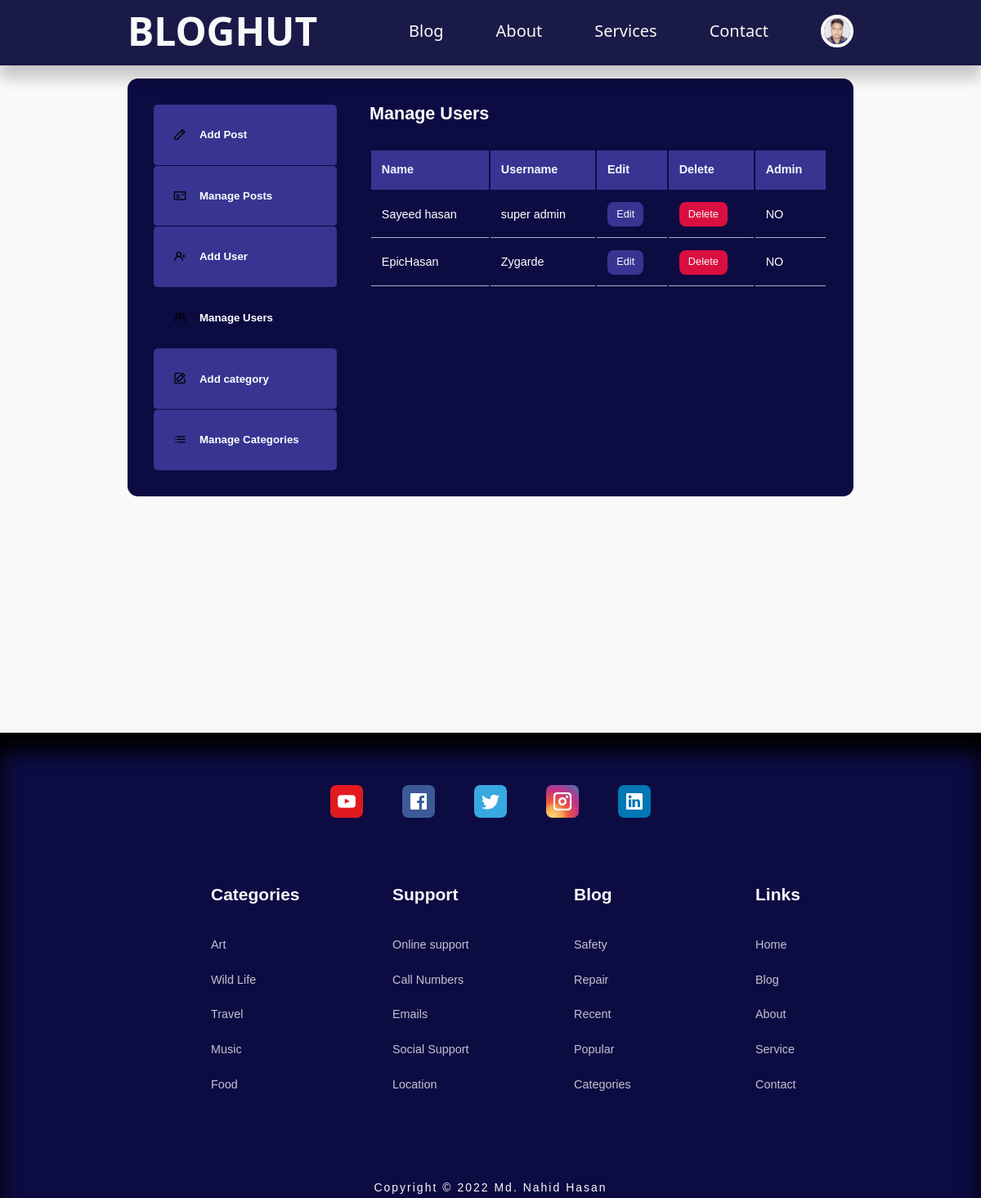
/admin/manage-users.php (signed in), run on the app's committed database.
### tables this page shows
CREATE TABLE `users` (
  `id` int(11) UNSIGNED NOT NULL,
  `firstname` varchar(50) NOT NULL,
  `lastname` varchar(50) NOT NULL,
  `username` varchar(50) NOT NULL,
  `email` varchar(100) NOT NULL,
  `password` varchar(255) NOT NULL,
  `avatar` varchar(255) NOT NULL,
  `is_admin` tinyint(1) NOT NULL
);

### admin/partials/header.php (called while the page is built, shortened)
<?php
    include'../partials/header.php';
?>

### admin/manage-users.php (the view, shortened to what this page needs)
<?php
    include'partials/header.php';
    $current_admin_id = $_SESSION['user-id'];
    $query = "select * from users where not id='$current_admin_id'";
    $users = mysqli_query($con, $query);
?>
    <section class="admin">
        <div class="dashboard ">
        <div class="container dashboard-container">
           <aside>
            <ul>
                <li>
                    <a href="add-post.php"><i class="uil uil-pen"></i>
                        <h5>Add Post</h5>
                    </a>
                </li>
                <li>
                    <a href="index.php"><i class="uil uil-postcard"></i>
                        <h5>Manage Posts</h5>
                    </a>
                </li>
                <?php if(isset($_SESSION['user_is_admin'])): ?>
                <li>
                    <a href="add-user.php"><i class="uil uil-user-plus"></i>
                        <h5>Add User</h5>
                    </a>
                </li>
                <li>
                    <a href="manage-users.php" class="active"><i class="uil uil-users-alt"></i>
                        <h5>Manage Users</h5>
                    </a>
                </li>
                <li>
                    <a href="add-category.php"><i class="uil uil-edit"></i>
                        <h5>Add category</h5>
                    </a>
                </li>
                <li>
                    <a href="manage-categories.php" ><i class="uil uil-list-ul"></i>
                        <h5>Manage Categories</h5>
                    </a>
                </li>
                <?php endif ?>
            </ul>
           </aside>
           <main>
            <h2>Manage Users</h2>
            <?php if(mysqli_num_rows($users)>0): ?>
            <table>
                <thead>
                    <th>Name</th>
                    <th>Username</th>
                    <th>Edit</th>
                    <th>Delete</th>
                    <th>Admin</th>
                </thead>
                <tbody>
                    <?php while($user = mysqli_fetch_assoc($users)): ?>
                    <tr>
                        <td><?= "{$user['firstname']}{$user['lastname']}" ?></td>
                        <td><?= $user['username'] ?></td>
                        <td><a href="edit-user.php?id=<?= $user['id'] ?>" class="btn sm">Edit</a></td>
                        <td><a href="delete-user.php?id=<?= $user['id'] ?>" class="btn sm danger">Delete</a></td>
                        <td><?= $user['is_admin']? 'YES':'NO' ?></td>
                    </tr>
                    <?php endwhile ?>
                </tbody>
            </table>
            <?php else : ?>
                <div class="alert-message error"><?= "No users found."?></div>
                <?php endif ?>
           </main>
        </div>
        </div>
    </section>
    <?php
    include'../partials/footer.php'
?>

### partials/header.php (shortened to what this page needs)
<?php
    include'./config/database.php';
    if(isset($_SESSION['user-id']))
    {
        $id = $_SESSION['user-id'];
            $query = "SELECT * FROM users WHERE id= '$id'";
            $result = mysqli_query($con, $query);
            $user_avatar = mysqli_fetch_assoc($result);
            $avatar = $user_avatar['avatar'];
    }
?>
<!DOCTYPE html>
<html>
    <head>
        <link rel="stylesheet" href="../css/style.css">
        <link rel="stylesheet" href="https://unicons.iconscout.com/release/v4.0.0/css/line.css">
        <link  rel="stylesheet" href="../css/font.css">
</head>
<body>
    <nav>
        <div class="container nav_container">
            <a href="/index.php" class="nav_logo">BLOGHUT</a>
            <ul class="nav_items">
                <li><a href="/blog.php">Blog</a></li>
                <li><a href="/about.php">About</a></li>
                <li><a href="/services.php">Services</a></li>
                <li><a href="/contact.php">Contact</a></li>
                <?php if(isset($_SESSION['user-id'])): ?>
                <li class="nav_profile">
                    <div class="avatar">
                        <img src="<?='/images/'.$avatar ?> ">
                    </div>
                </li>
                <?php else :?>
                <li><a href="signin.php">Sigin</a></li>
                <?php endif ?>
            </ul>
        </div>
    </nav>
</body>
</html>

### css/style.css (style rules this page uses)
:root { --color-primary: #6f6af8; --color-primary-light: hsl(242, 91%, 69%, 18%); --color-primary-variant: #5854c7; --color-red: #da0f3f; --color-red-light: hsl(346, 87%, 46%, 15%); --color-green: #00c476; --color-green-light: hsl(156, 100%, 38%, 15%); --color-gray-900: #0c0c43; --color-gray-nav: #1a1a48; --color-gray-700: #373591; --color-gray-300: rgba(115, 115, 134, 0.3); --color-gray-200: rgba(242, 242, 254, 0.7); --color-white:black; --color-bg: #F9F9F9; --transition: all 300ms ease; --container-width-lg: 74%; --container-width-md: 88%; --form-width: 55%; --form-width-2: 80%; --card-border-radius-1: 0.3rem; --card-border-radius-2: 0.5rem; --card-border-radius-3: 0.8rem; --card-border-radius-4: 2rem; --card-border-radius-5: 5rem; }
* { margin:0; padding: 0; outline: 0 ; border: 0 ; appearance: 0; list-style: none; text-decoration: none; box-sizing: border-box; }
body { font-family: 'Montserrat', sans-serif; line-height: 1.6; color:var(--color-white); overflow-x: hidden; background: var(--color-bg); font-size: 0.9rem; }
.container { width: var(--container-width-lg); max-width: 1800px; margin-inline: auto; }
section { margin-top: 3rem; width: 100vw; }
h1,h2,h3,h4,h5 { color: var(--color-white); line-height: 1.3; }
h2 { font-size: 1.7; margin: 1rem 0; }
a { color: var(--color-white); transition: var(--transition); }
img { display: block; width: 100%; object-fit: cover; }
nav { background: var(--color-gray-nav); width: 100vw; height: 5rem; position: fixed; top: 0; z-index: 10; box-shadow: 0 1rem 1rem rgba(0, 0, 0, 0.2); }
nav a { color: var(--color-bg); font-size: 20px; font-family:'Segoe UI', Tahoma, Geneva, Verdana, sans-serif; }
.nav_container { height: 1005; display: flex; align-items: center; justify-content: space-between; }
.avatar { width: 2.5rem; height: 2.5rem; border-radius: 50%; overflow: hidden; border: 0.3rem solid var(--color-bg); }
.nav_logo { font-weight: 600; font-size: 3rem; color: var(--color-bg); }
.nav_items { display: flex; align-items: center; gap: 4rem; }
.nav_profile { position: relative; cursor: pointer; }
.btn { display: inline-block; width: fit-content; font-size: 16px; padding: 0.6rem 1.2rem; background-color:#373591; border-radius: var(--card-border-radius-2); cursor: pointer; transition: var(--transition); color: var(--color-bg); }
.btn.sm { padding: 0.3rem 0.7rem; font-size: 0.8rem; }
.btn.danger { background: var(--color-red); }
.dashboard { margin-top: 6rem; color: #fff; height: 100%; }
.admin { min-height: 100vh; }
.dashboard-container { display: grid; grid-template-columns: 14rem auto; gap: 1rem; background: var(--color-gray-900); padding: 2rem; margin-bottom: 5rem; color: #fff; border-radius: var(--card-border-radius-3); }
.dashboard-container h5,h2 { color: #fff; }
.dashboard aside a { background-color: var(--color-gray-700); display: flex; gap: 1rem; align-items: center; padding: 1.5rem; border-radius: var(--card-border-radius-1); font-size: 1rem; }
.dashboard aside ul li:not(:last-child) a { border-bottom: 1px solid var(--color-gray-900); }
.dashboard aside a.active { background-color: var(--color-gray-900); }
.dashboard main { margin-left: 1.5rem; }
.dashboard main h2 { margin: 0 0 2rem 0; line-height: 1; }
.dashboard main table { width: 100%; text-align: left; }
.dashboard main table th { background: var(--color-gray-700); padding: 0.8rem; color:aliceblue; font-weight: bold; }
.dashboard main table td { border-bottom: 1px solid var(--color-gray-200); padding: 0.8rem; color:white; }

### data on the page
users: avatar (picture)
users: firstname "Sayeed", lastname "hasan", username "super admin", is_admin "NO"
users: firstname "Epic", lastname "Hasan", username "Zygarde", is_admin "NO"
